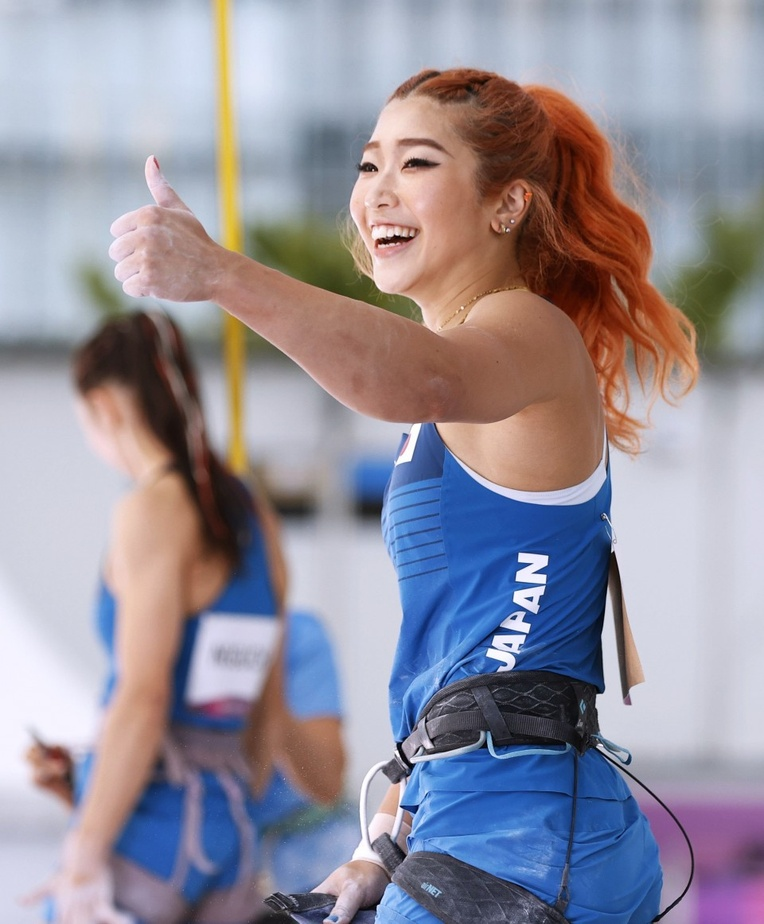
//> input picture T4/nonaka_miho.jpg, 764 x 924 px, shrunk from 960 x 1162 before the run
$ ./main   (built with g++ and OpenCV 4)
//> lines starting //> are read from the running program, lines starting //| are printed output that depends on the picture
#include <opencv4/opencv2/highgui.hpp>
#include <opencv4/opencv2/core/mat.hpp>
#include <opencv4/opencv2/imgproc.hpp>

int main() {

    // Ucitavanje slike:
    cv::Mat slika = cv::imread("../nonaka_miho.jpg", cv::IMREAD_COLOR);
//> slika is the input picture: 924 rows x 764 cols, CV_8UC3; mean B, G, R 156, 143.6, 148.5

    // Prebacivanje u grayscale:
    cv::Mat gray;
    cv::cvtColor(slika, gray, cv::COLOR_BGR2GRAY);
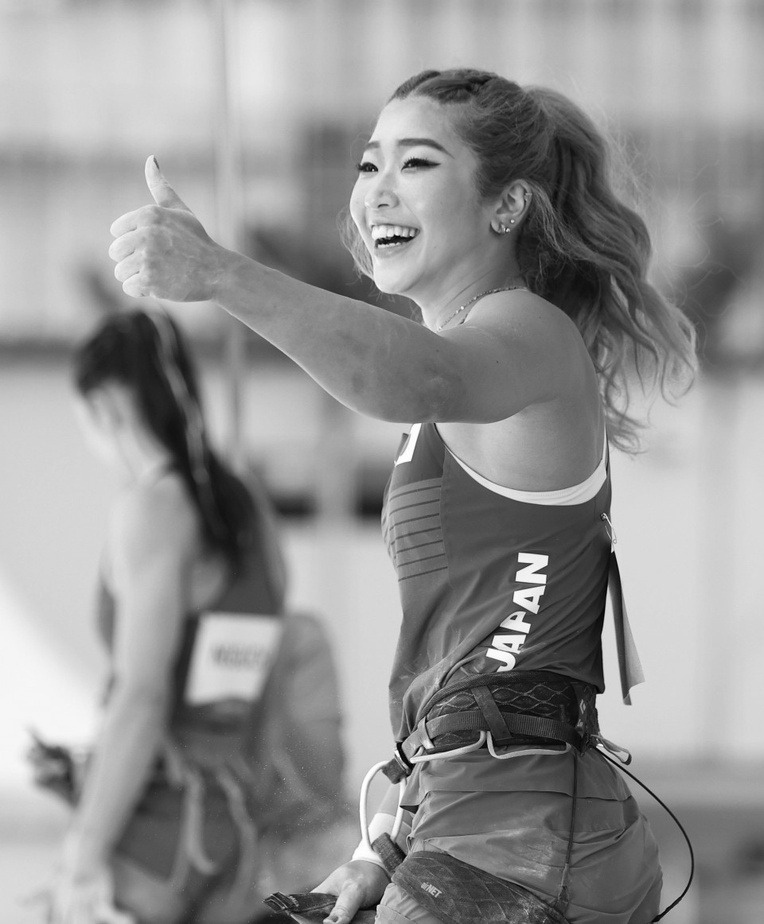
//> gray: 924 rows x 764 cols, CV_8UC1; min 1, max 255, mean 146.5

    // Dodavanje blura na grayscale sliku:
    cv::Mat blur;
    cv::GaussianBlur(gray, blur, cv::Size(3, 3), 0, 0, cv::BORDER_DEFAULT);

    // Sobel:
    cv::Mat sobel;
    int ddepth = CV_8U;
    cv::Sobel(blur, sobel, ddepth, 0, 1, 3, 1, 0, cv::BORDER_DEFAULT);
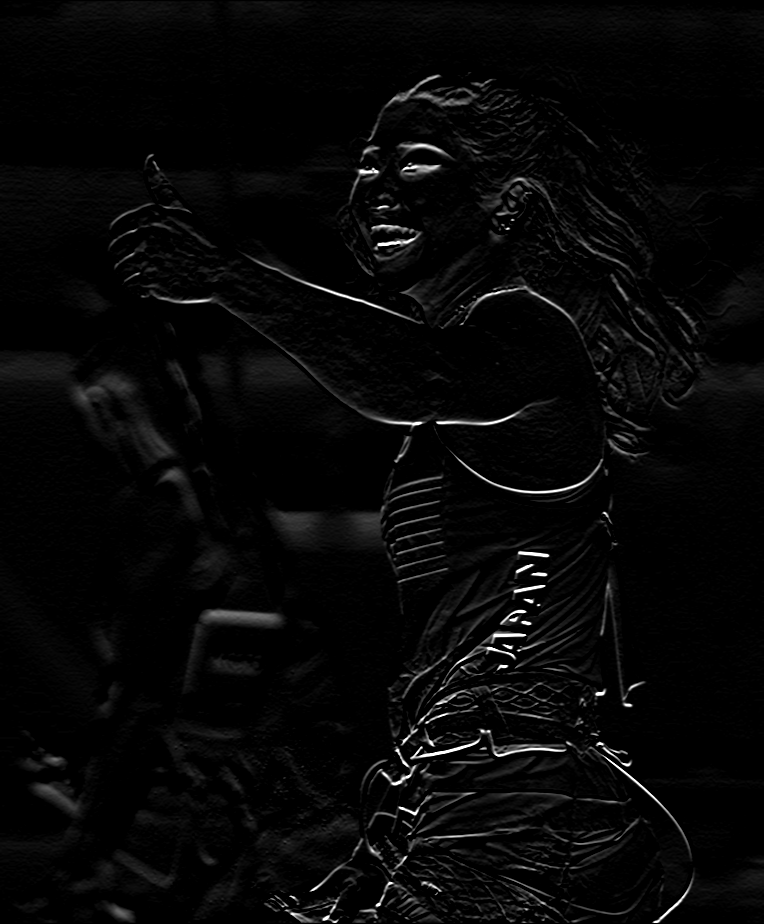
//> sobel: 924 rows x 764 cols, CV_8UC1; min 0, max 255, mean 7.1

    cv::imshow("Originalna", slika);
    cv::imshow("Blur", blur);
    cv::imshow("Nakon Sobela", sobel);

    cv::waitKey();

    cv::imwrite("../sobel.jpg", sobel);

    return 0;
}
